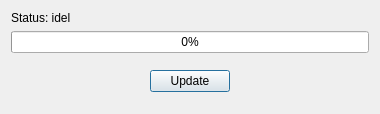
<?xml version="1.0" encoding="UTF-8"?>
<ui version="4.0">
 <class>DlgMain</class>
 <widget class="QDialog" name="DlgMain">
  <property name="geometry">
   <rect>
    <x>0</x>
    <y>0</y>
    <width>380</width>
    <height>105</height>
   </rect>
  </property>
  <property name="windowTitle">
   <string>Update</string>
  </property>
  <layout class="QVBoxLayout" name="verticalLayout">
   <item>
    <widget class="QLabel" name="lbState">
     <property name="text">
      <string>Status: idel</string>
     </property>
    </widget>
   </item>
   <item>
    <widget class="QProgressBar" name="pb">
     <property name="value">
      <number>0</number>
     </property>
    </widget>
   </item>
   <item>
    <widget class="QWidget" name="widget" native="true">
     <layout class="QHBoxLayout" name="horizontalLayout">
      <item>
       <spacer name="horizontalSpacer">
        <property name="orientation">
         <enum>Qt::Horizontal</enum>
        </property>
        <property name="sizeHint" stdset="0">
         <size>
          <width>126</width>
          <height>20</height>
         </size>
        </property>
       </spacer>
      </item>
      <item>
       <widget class="QPushButton" name="btnUpdate">
        <property name="text">
         <string>Update</string>
        </property>
       </widget>
      </item>
      <item>
       <spacer name="horizontalSpacer_2">
        <property name="orientation">
         <enum>Qt::Horizontal</enum>
        </property>
        <property name="sizeHint" stdset="0">
         <size>
          <width>125</width>
          <height>20</height>
         </size>
        </property>
       </spacer>
      </item>
     </layout>
    </widget>
   </item>
  </layout>
 </widget>
 <layoutdefault spacing="6" margin="11"/>
 <resources/>
 <connections/>
</ui>
